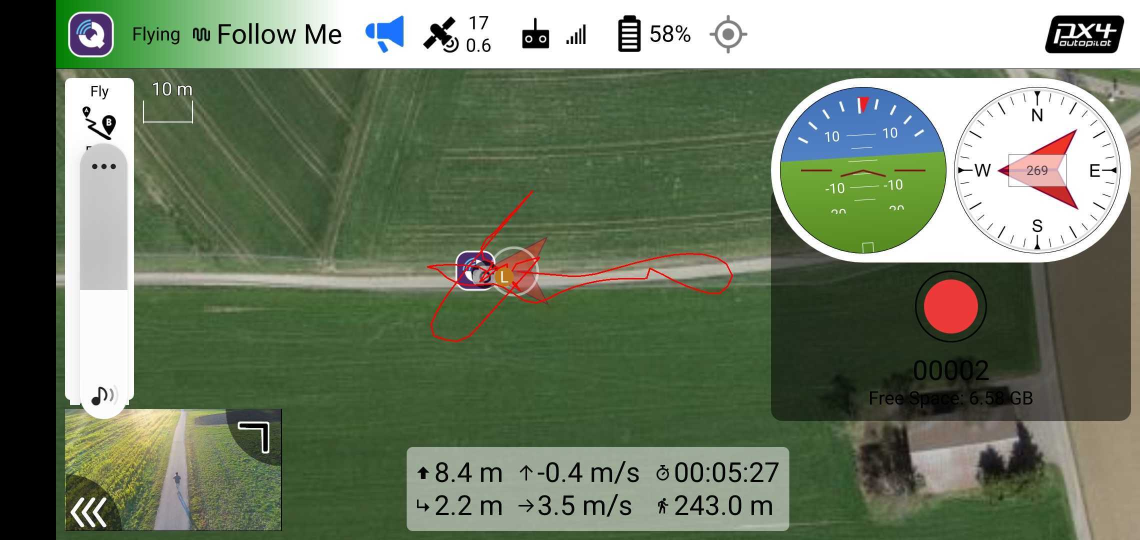
#> input picture windshape_dev/code_reference/docs-official/assets/flight_modes/followme_qgc_example.jpg, 2280 x 1080 px (shown at 1/2 size)
$ python -i tracker.py   (imports and definitions only)
#> lines starting #> are read from the running program, lines starting #| are printed output that depends on the picture
# -*-coding:utf-8-*-
import numpy as np
import cv2
import fhog

import sys
PY3 = sys.version_info >= (3,)

if PY3:
    xrange = range


# ffttools
# 离散傅里叶变换、逆变换
# [12 lines left out: function fftd, not called in this run]

# 实部图像
def real(img):
    return img[:, :, 0]

# 虚部图像
def imag(img):
    return img[:, :, 1]

# 两个复数，它们的积 (a+bi)(c+di)=(ac-bd)+(ad+bc)i
# [34 lines left out: functions complexMultiplication, complexDivision, complexDivisionReal, rearrange, not called in this run]


# recttools
# rect = {x, y, w, h}
# x 右边界
def x2(rect):
    return rect[0] + rect[2]

# y 下边界
def y2(rect):
    return rect[1] + rect[3]

# 限宽、高
def limit(rect, limit):
    if rect[0] + rect[2] > limit[0] + limit[2]:
        rect[2] = limit[0] + limit[2] - rect[0]
    if rect[1] + rect[3] > limit[1] + limit[3]:
        rect[3] = limit[1] + limit[3] - rect[1]
    if rect[0] < limit[0]:
        rect[2] -= (limit[0] - rect[0])
        rect[0] = limit[0]
    if rect[1] < limit[1]:
        rect[3] -= (limit[1] - rect[1])
        rect[1] = limit[1]
    if rect[2] < 0:
        rect[2] = 0
    if rect[3] < 0:
        rect[3] = 0
    return rect

# 取超出来的边界
# [8 lines left out: function getBorder, not called in this run]

# 经常需要空域或频域的滤波处理，在进入真正的处理程序前，需要考虑图像边界情况。
# 通常的处理方法是为图像增加一定的边缘，以适应 卷积核 在原图像边界的操作。
def subwindow(img, window, borderType=cv2.BORDER_CONSTANT):
    cutWindow = [x for x in window]
    limit(cutWindow, [0, 0, img.shape[1], img.shape[0]])  # modify cutWindow
    assert (cutWindow[2] > 0 and cutWindow[3] > 0)
    border = getBorder(window, cutWindow)
    res = img[cutWindow[1]:cutWindow[1] + cutWindow[3], cutWindow[0]:cutWindow[0] + cutWindow[2]]

    if (border != [0, 0, 0, 0]):
        res = cv2.copyMakeBorder(res, border[1], border[3], border[0], border[2], borderType)
    return res

# [19 lines left out: functions cutOutsize, extractImage, not called in this run]


# KCF tracker
class KCFTracker:
    def __init__(self, hog=False, fixed_window=True, multi_scale=False):
        self.lambdar = 0.0001 # regularization; 正则化
        self.padding = 2.5 # extra area surrounding the target; 目标扩展出来的区域
        self.output_sigma_factor = 0.125 # bandwidth of gaussian target; 高斯目标的带宽

        self._multiscale = multi_scale
        if multi_scale:
            self.template_size = 96 # 模板大小，在计算_tmpl_sz时，较大边长被归一成96，而较小边长按比例缩小

            self.scale_padding = 1.0
            self.scale_step = 1.05 # default: 1.02，多尺度估计的时候的尺度步长
            self.scale_sigma_factor = 0.25
            self.n_scales = 33 # default: 33，尺度估计器样本数
            self.scale_lr = 0.025
            self.scale_max_area = 512
            self.scale_lambda = 0.01

            if hog == False:
                print('HOG feature is forced to turn on.')

        elif fixed_window:
            self.template_size = 96
            self.scale_step = 1
        else:
            self.template_size = 1
            self.scale_step = 1

        self._hogfeatures = True if hog or multi_scale else False
        if self._hogfeatures: # HOG feature
            # VOT
            self.interp_factor = 0.012 # linear interpolation factor for adaptation; 自适应的线性插值因子
            self.sigma = 0.6 # gaussian kernel bandwidth; 高斯卷积核带宽
            # TPAMI   #interp_factor = 0.02   #sigma = 0.5
            self.cell_size = 4 # HOG cell size; HOG元胞数组尺寸

            print('Numba Compiler initializing, wait for a while.')

        else: # raw gray-scale image # aka CSK tracker
            self.interp_factor = 0.075
            self.sigma = 0.2
            self.cell_size = 1
            self._hogfeatures = False

        self._tmpl_sz = [0, 0]
        self._roi = [0., 0., 0., 0.]
        self.size_patch = [0, 0, 0]
        self._scale = 1.
        self._alphaf = None # numpy.ndarray (size_patch[0], size_patch[1], 2)
        self._prob = None # numpy.ndarray (size_patch[0], size_patch[1], 2)
        self._tmpl = None # numpy.ndarray raw: (size_patch[0], size_patch[1]) hog: (size_patch[2], size_patch[0]*size_patch[1])
        self.hann = None # numpy.ndarray raw: (size_patch[0], size_patch[1]) hog: (size_patch[2], size_patch[0]*size_patch[1])

        # Scale properties
        self.currentScaleFactor = 1
        self.base_width = 0 # initial ROI widt
        self.base_height = 0 # initial ROI height
        self.scaleFactors = None # all scale changing rate, from larger to smaller with 1 to be the middle
        self.scale_model_width = 0 # the model width for scaling
        self.scale_model_height = 0 # the model height for scaling
        self.min_scale_factor = 0. # min scaling rate
        self.max_scale_factor = 0. # max scaling rate

        # self._num = None
        # self._den = None

        self.sf_den = None
        self.sf_num = None

        self.s_hann = None
        self.ysf = None


    #################
    ### 位置估计器 ###
    #################

    # 计算一维亚像素峰值
    def subPixelPeak(self, left, center, right):
        divisor = 2 * center - right - left  # float
        return (0 if abs(divisor) < 1e-3 else 0.5 * (right - left) / divisor)

    # 初始化hanning窗口，函数只在第一帧被执行
    # 目的是采样时为不同的样本分配不同的权重，0.5*0.5 是用汉宁窗归一化[0,1]，得到矩阵的值就是每样样本的权重
    # [74 lines left out: functions createHanningMats, createGaussianPeak, gaussianCorrelation, init, not called in this run]

    # 从图像得到子窗口，通过赋值填充并检测特征
    def getFeatures(self, image, inithann, scale_adjust=1.):
        extracted_roi = [0, 0, 0, 0]
        cx = self._roi[0] + self._roi[2] / 2
        cy = self._roi[1] + self._roi[3] / 2

        if inithann:
            padded_w = self._roi[2] * self.padding
            padded_h = self._roi[3] * self.padding

            if self.template_size > 1:
                # 把最大的边缩小到96，_scale是缩小比例
                # _tmpl_sz是滤波模板的大小也是裁剪下的PATCH大小
                if padded_w >= padded_h:
                    self._scale = padded_w / float(self.template_size)
                else:
                    self._scale = padded_h / float(self.template_size)
                self._tmpl_sz[0] = int(padded_w / self._scale)
                self._tmpl_sz[1] = int(padded_h / self._scale)
            else:
                self._tmpl_sz[0] = int(padded_w)
                self._tmpl_sz[1] = int(padded_h)
                self._scale = 1.

            if self._hogfeatures:
                self._tmpl_sz[0] = int(self._tmpl_sz[0]) // (2 * self.cell_size) * 2 * self.cell_size + 2 * self.cell_size
                self._tmpl_sz[1] = int(self._tmpl_sz[1]) // (2 * self.cell_size) * 2 * self.cell_size + 2 * self.cell_size
            else:
                self._tmpl_sz[0] = int(self._tmpl_sz[0]) // 2 * 2
                self._tmpl_sz[1] = int(self._tmpl_sz[1]) // 2 * 2

        # 选取从原图中扣下的图片位置大小
        extracted_roi[2] = int(scale_adjust * self._scale * self._tmpl_sz[0] * self.currentScaleFactor)
        extracted_roi[3] = int(scale_adjust * self._scale * self._tmpl_sz[1] * self.currentScaleFactor)

        extracted_roi[0] = int(cx - extracted_roi[2] / 2)
        extracted_roi[1] = int(cy - extracted_roi[3] / 2)

        # z是当前帧被裁剪下的搜索区域
        z = subwindow(image, extracted_roi, cv2.BORDER_REPLICATE)
        if z.shape[1] != self._tmpl_sz[0] or z.shape[0] != self._tmpl_sz[1]: # 缩小到96
            z = cv2.resize(z, tuple(self._tmpl_sz))

        if self._hogfeatures:
            mapp = {'sizeX': 0, 'sizeY': 0, 'numFeatures': 0, 'map': 0}
            mapp = fhog.getFeatureMaps(z, self.cell_size, mapp)
            mapp = fhog.normalizeAndTruncate(mapp, 0.2)
            mapp = fhog.PCAFeatureMaps(mapp)
            # size_patch为列表，保存裁剪下来的特征图的【长，宽，通道】
            self.size_patch = list(map(int, [mapp['sizeY'], mapp['sizeX'], mapp['numFeatures']]))
            FeaturesMap = mapp['map'].reshape((self.size_patch[0] * self.size_patch[1], self.size_patch[2])).T # (size_patch[2], size_patch[0]*size_patch[1])

        else: # 将RGB图变为单通道灰度图
            if z.ndim == 3 and z.shape[2] == 3:
                FeaturesMap = cv2.cvtColor(z, cv2.COLOR_BGR2GRAY)
            elif z.ndim == 2:
                FeaturesMap = z

            # 从此FeatureMap从-0.5到0.5
            FeaturesMap = FeaturesMap.astype(np.float32) / 255.0 - 0.5
            # size_patch为列表，保存裁剪下来的特征图的【长，宽，1】
            self.size_patch = [z.shape[0], z.shape[1], 1]

        if inithann:
            self.createHanningMats()

        FeaturesMap = self.hann * FeaturesMap # 加汉宁（余弦）窗减少频谱泄露
        return FeaturesMap

    # 使用当前图像的检测结果进行训练
    # x是当前帧当前尺度下的特征， train_interp_factor是interp_factor
    # [35 lines left out: functions train, detect, not called in this run]

    # 基于当前帧更新目标位置
    def update(self, image):
        # 修正边界
        if self._roi[0] + self._roi[2] <= 0:  self._roi[0] = -self._roi[2] + 1
        if self._roi[1] + self._roi[3] <= 0:  self._roi[1] = -self._roi[3] + 1
        if self._roi[0] >= image.shape[1] - 1:  self._roi[0] = image.shape[1] - 2
        if self._roi[1] >= image.shape[0] - 1:  self._roi[1] = image.shape[0] - 2

        # 跟踪框、尺度框中心
        cx = self._roi[0] + self._roi[2] / 2.
        cy = self._roi[1] + self._roi[3] / 2.

        # 尺度不变时检测峰值结果
        loc, peak_value = self.detect(self._tmpl, self.getFeatures(image, 0, 1.0))

        # 因为返回的只有中心坐标，使用尺度和中心坐标调整目标框
        # loc是中心相对移动量
        self._roi[0] = cx - self._roi[2] / 2.0 + loc[0] * self.cell_size * self._scale * self.currentScaleFactor
        self._roi[1] = cy - self._roi[3] / 2.0 + loc[1] * self.cell_size * self._scale * self.currentScaleFactor

        # 使用尺度估计
        if self._multiscale:
            if self._roi[0] >= image.shape[1] - 1:  self._roi[0] = image.shape[1] - 1
            if self._roi[1] >= image.shape[0] - 1:  self._roi[1] = image.shape[0] - 1
            if self._roi[0] + self._roi[2] <= 0:  self._roi[0] = -self._roi[2] + 2
            if self._roi[1] + self._roi[3] <= 0:  self._roi[1] = -self._roi[3] + 2

            # 更新尺度
            scale_pi = self.detect_scale(image)
            self.currentScaleFactor = self.currentScaleFactor * self.scaleFactors[scale_pi[0]]
            if self.currentScaleFactor < self.min_scale_factor:
                self.currentScaleFactor = self.min_scale_factor
            # elif self.currentScaleFactor > self.max_scale_factor:
            #     self.currentScaleFactor = self.max_scale_factor

            self.train_scale(image)

        if self._roi[0] >= image.shape[1] - 1:  self._roi[0] = image.shape[1] - 1
        if self._roi[1] >= image.shape[0] - 1:  self._roi[1] = image.shape[0] - 1
        if self._roi[0] + self._roi[2] <= 0:  self._roi[0] = -self._roi[2] + 2
        if self._roi[1] + self._roi[3] <= 0:  self._roi[1] = -self._roi[3] + 2
        assert (self._roi[2] > 0 and self._roi[3] > 0)

        # 使用当前的检测框来训练样本参数
        x = self.getFeatures(image, 0, 1.0)
        self.train(x, self.interp_factor)

        return self._roi


    #################
    ### 尺度估计器 ###
    #################

    # [128 lines left out: functions computeYsf, createHanningMatsForScale, dsstInit, get_scale_sample, train_scale, detect_scale and 1 more, not called in this run]

>>> import cv2
>>> picture = cv2.imread('../../../windshape_dev/code_reference/docs-official/assets/flight_modes/followme_qgc_example.jpg', cv2.IMREAD_GRAYSCALE)
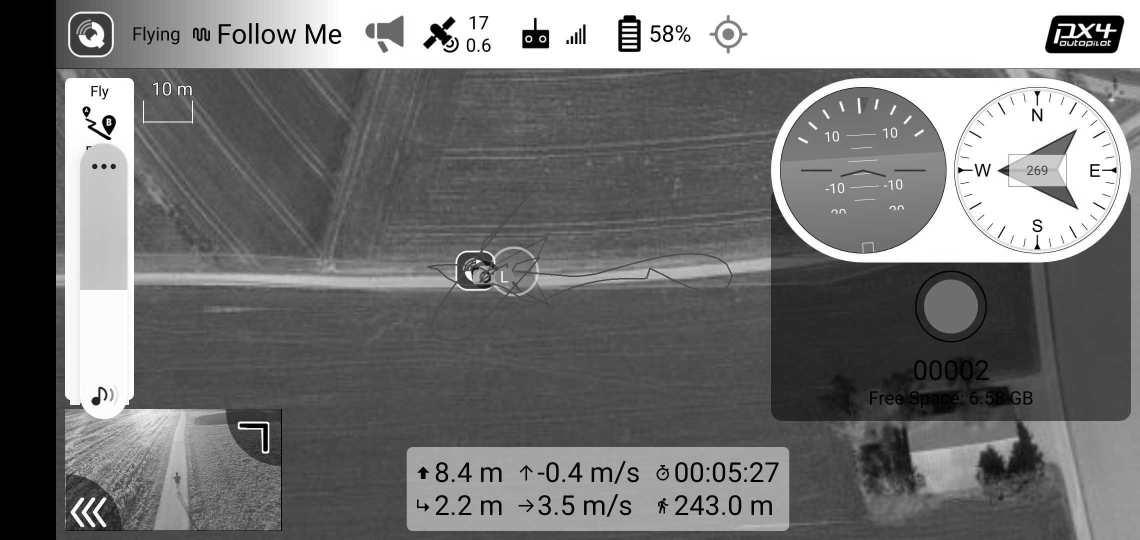
#> picture: shape (1080, 2280) (shown at 1/2 size); min 0, max 255, mean 117.1
>>> result = KCFTracker().update(picture)
#> (the run stopped early here; a loop or call above may not have finished)
